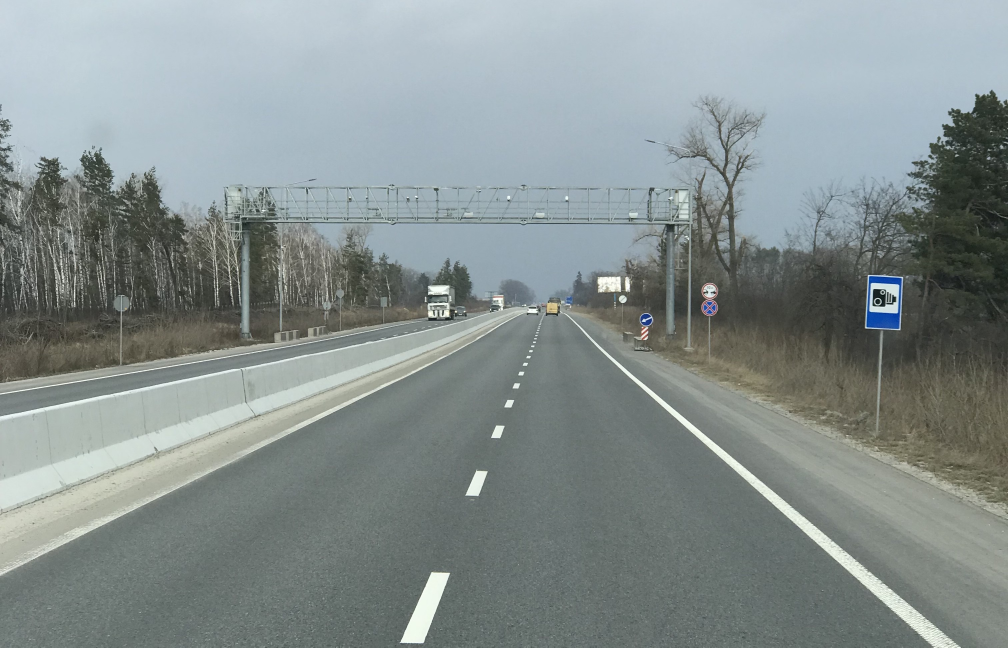
#> input picture homework_4/road.webp, 3024 x 1942 px, found by its file name (shown at 1/3 size)
$ jupyter execute homework_4.ipynb
#> lines starting #> are read from the running program, lines starting #| are printed output that depends on the picture; after the words box and inside, x2 and y2 are one past the last pixel; in counts of white or black regions, pixels touching at a corner belong together
[cell 1]
import cv2
import math
import numpy as np
from matplotlib import pyplot as plt
from sklearn.cluster import KMeans

[cell 2]
# Load and show the camera frame
img = cv2.imread('C:/Users/user/anaconda3/road.webp')
#> img is the input picture: shape (1942, 3024, 3); mean B, G, R 142.8, 143.6, 133.9
img = cv2.cvtColor(img, cv2.COLOR_BGR2RGB)
img = cv2.resize(img, None, fx=0.5, fy=0.5)
#> img: shape (971, 1512, 3)
plt.imshow(img)
plt.show()

[cell 3]
gray = cv2.cvtColor(img, cv2.COLOR_RGB2GRAY)

# Obtain edge map using Canny edge detector with higher thresholds
edges = cv2.Canny(gray, 150, 400)
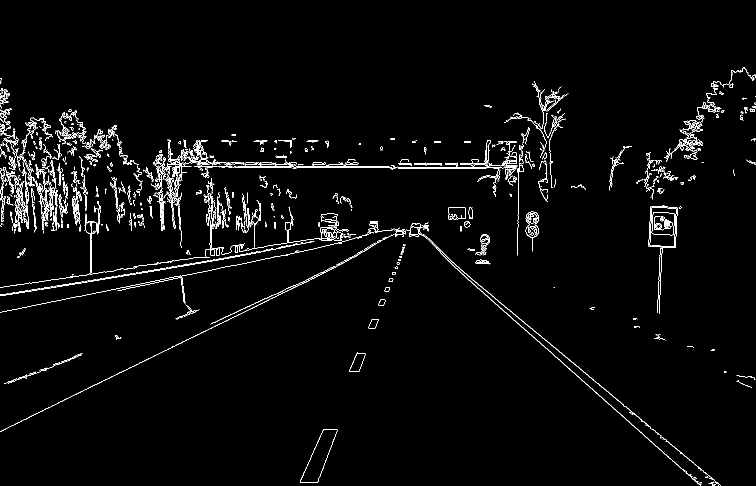
#> edges: shape (971, 1512) (shown at 1/2 size); 2.4% white in thin lines or dots, all inside (x1, y1, x2, y2) = (0, 134, 1512, 971)

# We are only interested in the road so we will remove everything above the horizon
edges[0:470] = 0
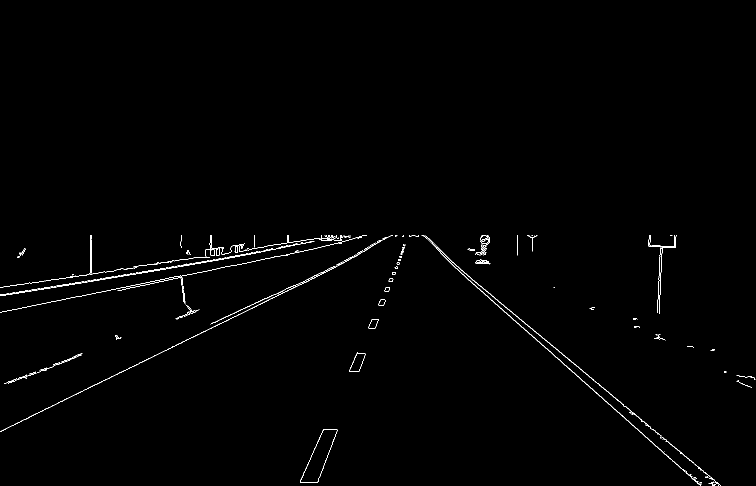
#> edges: shape (971, 1512) (shown at 1/2 size); 0.66% white in thin lines or dots, all inside (x1, y1, x2, y2) = (0, 470, 1511, 971)

[cell 4]
# Let's plot the images
plt.figure(figsize=(15, 10))
plt.subplot(121), plt.imshow(img), plt.title('Original')
plt.subplot(122), plt.imshow(edges, cmap='gray'), plt.title('Edge map')
plt.show()
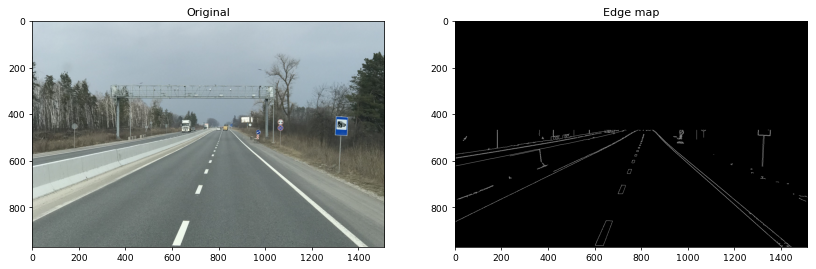
#> figure drawn by matplotlib, 2 panels

[cell 5]
# Apply Hough transform to parametrize the lines
# Hint 1: Offset resolution of 2 pixels and slope resolution of 2 degrees work well in this case
# Hint 2: A suitable value for the accumulator threshold is 190
lines = cv2.HoughLines(edges, 2, np.pi / 90, 190)
#> lines = 13 rows, first 8: [774, 1.12], [-180, 2.27], [586, 1.4], [-214, 2.3], [568, 1.43], [616, 1.36], [940, 0.419], [582, 1.43]

# Let's get rid of the unnecessary dimension
lines = lines[:, 0, :]

[cell 6]
# Filter out all lines that are approximately horizontal (+/- 20 degrees).
filtered_lines = []
for line in lines:
    # Extract theta for current line (remember Hough works with radians)
    theta = line[1]
    # Keep line if theta is not horizontal
    if abs(theta - np.pi/2) > np.deg2rad(20):
        filtered_lines.append(line)
#> this loop made 13 passes
#> (line, theta) on passes 1 to 12: ([774, 1.12], 1.12), ([-180, 2.27], 2.27), ([586, 1.4], 1.4), ([-214, 2.3], 2.3), ([568, 1.43], 1.43), ([616, 1.36], 1.36), ([940, 0.419], 0.419), ([582, 1.43], 1.43), ([612, 1.36], 1.36), ([782, 1.08], 1.08), ([-252, 2.34], 2.34), ([762, 1.15], 1.15)
#> after the loop, filtered_lines = [[774, 1.12], [-180, 2.27], [-214, 2.3], [940, 0.419], [782, 1.08], [-252, 2.34], [762, 1.15]]

# Let's plot the resulting filtered lines
result = np.copy(img)

[cell 7]
for line in filtered_lines:
    rho = line[0]
    theta = line[1]

    a = math.cos(theta)
    b = math.sin(theta)

    x0 = a * rho
    y0 = b * rho

    pt1 = (int(x0 + 1000 * (-b)), int(y0 + 1000 * (a)))
    pt2 = (int(x0 - 1000 * (-b)), int(y0 - 1000 * (a)))

    cv2.line(result, pt1, pt2, (255, 0, 0), 2, cv2.LINE_AA)
#> this loop made 7 passes
#> (rho, theta, a, b, x0, y0, pt1, pt2) on passes 1 to 7: (774, 1.12, 0.438, 0.899, 339.3, 695.7, (-559, 1134), (1238, 257)), (-180, 2.27, -0.643, 0.766, 115.7, -137.9, (-650, -780), (881, 504)), (-214, 2.3, -0.669, 0.743, 143.2, -159, (-599, -828), (886, 510)), (940, 0.419, 0.914, 0.407, 858.7, 382.3, (451, 1295), (1265, -531)), (782, 1.08, 0.469, 0.883, 367.1, 690.5, (-515, 1159), (1250, 220)), (-252, 2.34, -0.695, 0.719, 175.1, -181.3, (-544, -875), (894, 513)), (762, 1.15, 0.407, 0.914, 309.9, 696.1, (-603, 1102), (1223, 289))
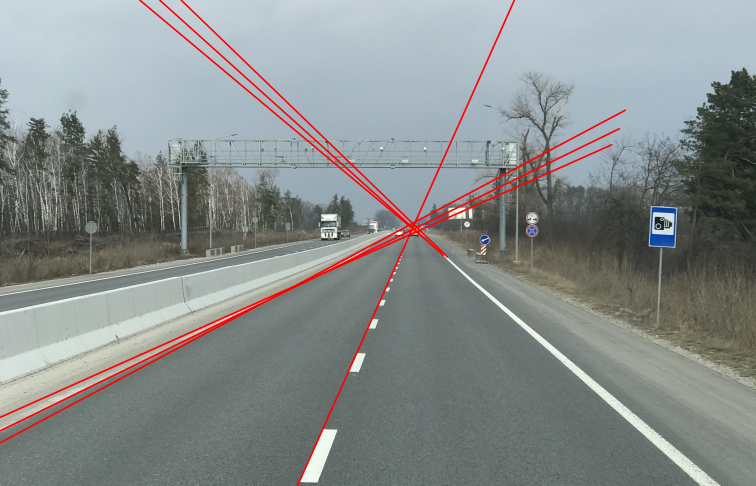
#> result: shape (971, 1512, 3) (shown at 1/2 size); mean R, G, B 135.7, 141.1, 140.3

plt.subplot(121), plt.imshow(edges, cmap='gray'), plt.title('Edge map')
plt.subplot(122), plt.imshow(result, cmap='gray'), plt.title('Hough lines')
plt.show()

[cell 8]
kmeans = KMeans(n_clusters=3).fit(filtered_lines)
cluster_centers = kmeans.cluster_centers_
#> cluster_centers = [[940, 0.419], [-215.3, 2.3], [772.7, 1.12]]

# Again, let's plot the resulting filtered lines
result = np.copy(img)

for line in cluster_centers:
    rho = line[0]
    theta = line[1]

    a = math.cos(theta)
    b = math.sin(theta)

    x0 = a * rho
    y0 = b * rho

    pt1 = (int(x0 + 1000 * (-b)), int(y0 + 1000 * (a)))
    pt2 = (int(x0 - 1000 * (-b)), int(y0 - 1000 * (a)))

    cv2.line(result, pt1, pt2, (255, 0, 0), 2, cv2.LINE_AA)
#> this loop made 3 passes
#> (rho, theta, a, b, x0, y0, pt1, pt2) on passes 1 to 3: (940, 0.419, 0.914, 0.407, 858.7, 382.3, (451, 1295), (1265, -531)), (-215.3, 2.3, -0.669, 0.743, 144.1, -160, (-599, -829), (887, 509)), (772.7, 1.12, 0.438, 0.899, 338.7, 694.5, (-560, 1132), (1237, 256))
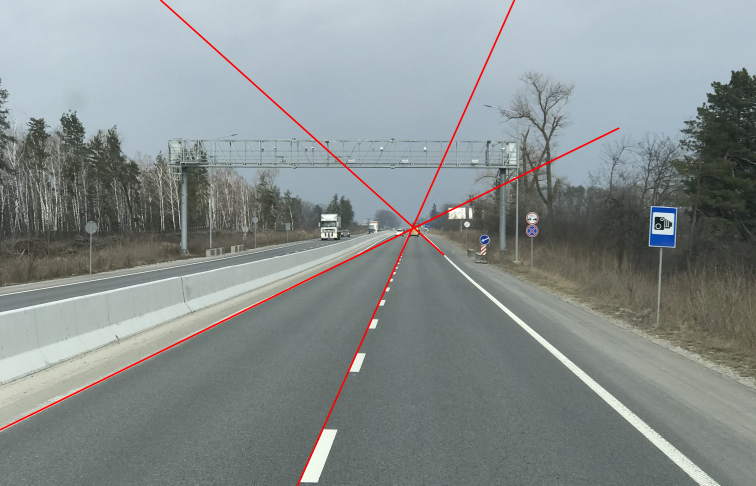
#> result: shape (971, 1512, 3) (shown at 1/2 size); mean R, G, B 134.7, 142.5, 141.7

plt.figure(figsize=(15, 10))
plt.subplot(121), plt.imshow(edges, cmap='gray'), plt.title('Edge map')
plt.subplot(122), plt.imshow(result, cmap='gray'), plt.title('Hough lines')
plt.show()
